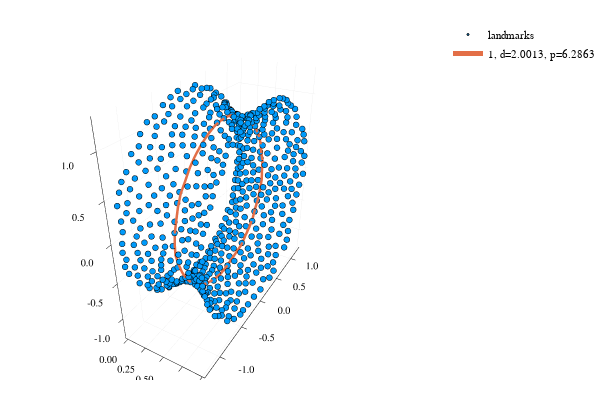

Notebook code cell kept with this figure:
### Code cell
# Ukrivljena cev
lep_graf(Cube(1) × scaled(Sphere(1), x -> (x - 0.5)^2 + 1), 0.1)

### Figure 1 — Plotly figure (JSON) as saved in the notebook; plotly's stock layout.template omitted (floating-point values rounded to 4 significant figures; data arrays with more than 128 entries replaced by an {"elided": "..."} marker saying what was removed)
{"data": [{"colorbar": {"title": ""}, "hoverinfo": "text", "legendgroup": "landmarks", "marker": {"color": "rgba(0, 154, 250, 1.000)", "line": {"color": "rgba(0, 0, 0, 1.000)", "width": 1}, "size": 2, "symbol": "circle"}, "mode": "markers", "name": "landmarks", "showlegend": true, "text": {"elided": "579 null values"}, "type": "scatter3d", "x": {"elided": "579 float values"}, "xaxis": "x1", "y": {"elided": "579 float values"}, "yaxis": "y1", "z": {"elided": "579 float values"}, "zmax": 0.1, "zmin": -0.1}, {"colorbar": {"title": ""}, "hoverinfo": "text", "legendgroup": "1, d=2.0013, p=6.2863", "line": {"color": "rgba(227, 111, 71, 1.000)", "dash": "solid", "shape": "linear", "width": 5}, "mode": "lines", "name": "1, d=2.0013, p=6.2863", "showlegend": true, "text": [null, null, null, null, null, null, null, null, null, null, null, null, null, null, null, null, null, null, null, null, null, null, null, null, null, null, null, null, null, null, null, null, null, null, null, null, null, null, null, null, null, null, null, null, null, null, null], "type": "scatter3d", "x": [0.5193, 0.5218, 0.5289, 0.5252, 0.5213, 0.5295, 0.5249, 0.5229, 0.5202, 0.5166, 0.508, 0.5041, 0.5015, 0.4945, 0.5011, 0.4958, 0.4978, 0.4952, 0.5066, 0.5133, 0.5098, 0.5042, 0.5155, 0.5121, 0.5201, 0.5162, 0.5168, 0.5091, 0.5164, 0.5149, 0.5103, 0.516, 0.5064, 0.5019, 0.5096, 0.5175, 0.521, 0.5212, 0.5301, 0.5311, 0.5306, 0.5315, 0.5299, 0.5293, 0.5265, 0.5127, 0.5193], "xaxis": "x1", "y": [-1.0, -0.9913, -0.9645, -0.9194, -0.8575, -0.7804, -0.6881, -0.5824, -0.4656, -0.3391, -0.2055, -0.06773, 0.07157, 0.21, 0.3445, 0.4721, 0.5903, 0.6965, 0.789, 0.8664, 0.9271, 0.9696, 0.9941, 0.9998, 0.9875, 0.9566, 0.9084, 0.8436, 0.7635, 0.6691, 0.5622, 0.4447, 0.3184, 0.186, 0.05048, -0.08592, -0.221, -0.3513, -0.4747, -0.5893, -0.6931, -0.784, -0.8601, -0.9209, -0.9649, -0.9912, -1.0], "yaxis": "y1", "z": [0.000878, 0.1354, 0.2673, 0.3949, 0.5153, 0.6266, 0.7265, 0.8136, 0.8855, 0.9411, 0.9787, 0.9977, 0.9974, 0.9777, 0.9388, 0.8815, 0.8072, 0.7176, 0.6144, 0.4997, 0.375, 0.2447, 0.1108, -0.02521, -0.1604, -0.2923, -0.4187, -0.5372, -0.6462, -0.7435, -0.8271, -0.8959, -0.948, -0.9826, -0.9988, -0.9966, -0.9757, -0.9367, -0.8812, -0.8091, -0.7221, -0.6223, -0.5118, -0.3921, -0.2653, -0.1336, 0.000878], "zmax": 0.1, "zmin": -0.1}], "layout": {"annotations": [], "height": 400, "legend": {"bgcolor": "rgba(255, 255, 255, 1.000)", "bordercolor": "rgba(0, 0, 0, 1.000)", "font": {"color": "rgba(0, 0, 0, 1.000)", "family": "sans-serif", "size": 11}, "tracegroupgap": 0, "x": 1, "y": 1}, "margin": {"b": 20, "l": 0, "r": 0, "t": 20}, "paper_bgcolor": "rgba(255, 255, 255, 1.000)", "plot_bgcolor": "rgba(255, 255, 255, 1.000)", "scene": {"camera": {"eye": {"x": 1.126, "y": -1.95, "z": 1.3}}, "xaxis": {"anchor": "y1", "domain": [0.06582, 0.9934], "gridcolor": "rgba(0, 0, 0, 0.100)", "gridwidth": 0.5, "linecolor": "rgba(0, 0, 0, 1.000)", "mirror": false, "range": [-0.02998, 1.03], "showgrid": true, "showline": true, "showticklabels": true, "tickangle": 0, "tickcolor": "rgb(0, 0, 0)", "tickfont": {"color": "rgba(0, 0, 0, 1.000)", "family": "sans-serif", "size": 11}, "tickmode": "array", "ticks": "inside", "ticktext": ["0.00", "0.25", "0.50", "0.75", "1.00"], "tickvals": [0, 0.25, 0.5, 0.75, 1], "title": "", "titlefont": {"color": "rgba(0, 0, 0, 1.000)", "family": "sans-serif", "size": 15}, "type": "-", "visible": true, "zeroline": false, "zerolinecolor": "rgba(0, 0, 0, 1.000)"}, "yaxis": {"anchor": "x1", "domain": [0.03762, 0.9902], "gridcolor": "rgba(0, 0, 0, 0.100)", "gridwidth": 0.5, "linecolor": "rgba(0, 0, 0, 1.000)", "mirror": false, "range": [-1.31, 1.322], "showgrid": true, "showline": true, "showticklabels": true, "tickangle": 0, "tickcolor": "rgb(0, 0, 0)", "tickfont": {"color": "rgba(0, 0, 0, 1.000)", "family": "sans-serif", "size": 11}, "tickmode": "array", "ticks": "inside", "ticktext": ["-1.0", "-0.5", "0.0", "0.5", "1.0"], "tickvals": [-1, -0.5, 0, 0.5, 1], "title": "", "titlefont": {"color": "rgba(0, 0, 0, 1.000)", "family": "sans-serif", "size": 15}, "type": "-", "visible": true, "zeroline": false, "zerolinecolor": "rgba(0, 0, 0, 1.000)"}, "zaxis": {"gridcolor": "rgba(0, 0, 0, 0.100)", "gridwidth": 0.5, "linecolor": "rgba(0, 0, 0, 1.000)", "mirror": false, "range": [-1.304, 1.323], "showgrid": true, "showline": true, "showticklabels": true, "tickangle": 0, "tickcolor": "rgb(0, 0, 0)", "tickfont": {"color": "rgba(0, 0, 0, 1.000)", "family": "sans-serif", "size": 11}, "tickmode": "array", "ticks": "inside", "ticktext": ["-1.0", "-0.5", "0.0", "0.5", "1.0"], "tickvals": [-1, -0.5, 0, 0.5, 1], "title": "", "titlefont": {"color": "rgba(0, 0, 0, 1.000)", "family": "sans-serif", "size": 15}, "type": "-", "visible": true, "zeroline": false, "zerolinecolor": "rgba(0, 0, 0, 1.000)"}}, "showlegend": true, "width": 600}}
